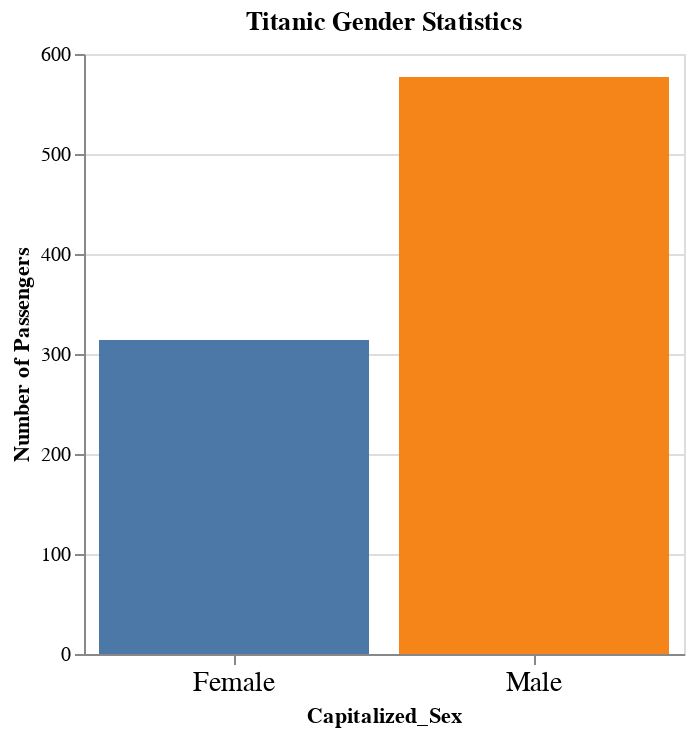

The cell this chart's notebook holds for it:
### Code cell
# A comparison of the total number of males compared to females


alt.Chart(titanic).mark_bar(
    
).transform_calculate(
    # Generally, it's more efficient to have the data in the form you want
    # before you give it to Altair. But you can also use transforms to do some
    # quick modifications.
    #
    # In this case, we uppercase the first character of the string, and add to it
    # the characters from position 1 onwards. We store that in a temporary variable
    # called "capitalized", which we can then use in our encode() method.
    #
    # Notice that by doing this, altair can't figure out the type of feature that
    # "capitalized" is, so we have to specify its type with :N
    #
    # See https://altair-viz.github.io/user_guide/encoding.html#encoding-data-types
    # and https://altair-viz.github.io/user_guide/transform/index.html
    # for details and:
    # https://vega.github.io/vega/docs/expressions/ for a list of functions you
    # can use in altair expressions.
    Capitalized_Sex = 'upper(datum.Sex[0]) + slice(datum.Sex,1)'
).encode(
    x=alt.X('Capitalized_Sex:N', axis=alt.Axis(labelFontSize=14, labelAngle=0)),
    y=alt.Y('count()', title='Number of Passengers'),
    color=alt.Color('Capitalized_Sex:N', legend=None)
).properties(
    width=300,
    title='Titanic Gender Statistics'
)

### Figure 1 — Vega-Lite specification as saved in the notebook (floating-point values rounded to 4 significant figures; data arrays with more than 128 entries replaced by an {"elided": "..."} marker saying what was removed)
{"config": {"view": {"continuousWidth": 400, "continuousHeight": 300}}, "data": {"name": "data-93290830beea3a875eeab316df346c54"}, "mark": "bar", "encoding": {"color": {"type": "nominal", "field": "Capitalized_Sex", "legend": null}, "x": {"type": "nominal", "axis": {"labelAngle": 0, "labelFontSize": 14}, "field": "Capitalized_Sex"}, "y": {"type": "quantitative", "aggregate": "count", "title": "Number of Passengers"}}, "title": "Titanic Gender Statistics", "transform": [{"calculate": "upper(datum.Sex[0]) + slice(datum.Sex,1)", "as": "Capitalized_Sex"}], "width": 300, "$schema": "https://vega.github.io/schema/vega-lite/v4.8.1.json", "datasets": {"data-93290830beea3a875eeab316df346c54": {"elided": "891 records"}}}
